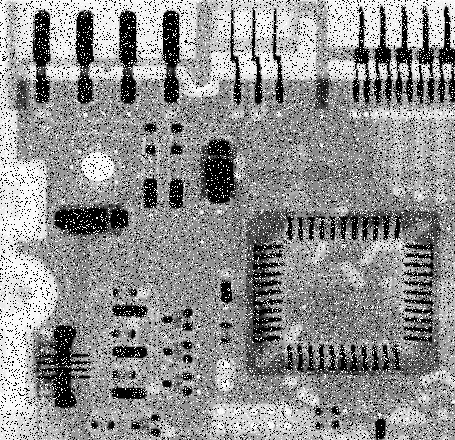
#> input picture Images/Filtro_PB_3/Fig0335.tif, 455 x 440 px, found by its file name
$ jupyter execute Filtro_PB_3.ipynb
#> lines starting #> are read from the running program, lines starting #| are printed output that depends on the picture
<a href="https://colab.research.google.com/github/JLMR-Code-Creator/Taller_VC_Codigo/blob/main/Filtro_PB_3.ipynb" target="_parent"></a>

[cell 1]
from google.colab import files
uploaded = files.upload()
#> the answer given: Fig0335.tif
for fn in uploaded.keys():
  print('Archivo "{name}" tamaño {length} bytes'.format(
      name=fn, length=len(uploaded[fn])))

[cell 2]
import numpy as np
import cv2 as cv
from matplotlib import pyplot as plt
from matplotlib.pyplot import figure

img_ruido = cv.imread('Fig0335.tif', cv.IMREAD_GRAYSCALE)
#> img_ruido is the input picture: shape (440, 455); min 0, max 255, mean 144.1

kernel_3x3 = np.ones((3,3), np.float32) / 9.0
#display(kernel_3x3)

[cell 3]
#from skimage.util import random_noise
#img_ruido = random_noise(img, mode='s&p')
#img_ruido = cv.normalize(img_ruido, None, 0, 255, cv.NORM_MINMAX, cv.CV_8U)

output3x3 = cv.filter2D(img_ruido, -1, kernel_3x3)
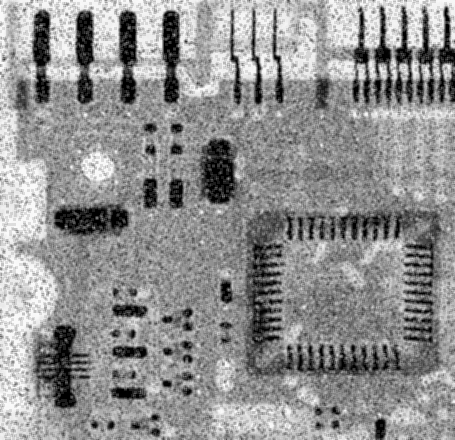
#> output3x3: shape (440, 455); min 0, max 253, mean 144
blurred = cv.GaussianBlur(img_ruido, (3, 3), cv.BORDER_DEFAULT)
mediana = cv.medianBlur(img_ruido, 3)
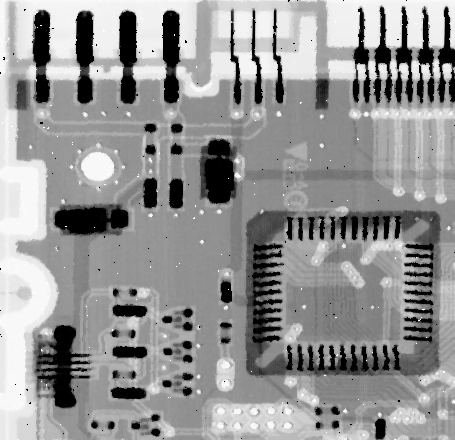
#> mediana: shape (440, 455); min 0, max 255, mean 148.2

figure(figsize=(10, 8), dpi=200)
plt.subplot(1,4,1),plt.imshow(img_ruido, cmap='gray'), plt.title('Imagen original')
plt.xticks([]), plt.yticks([])
plt.subplot(1,4,2),plt.imshow(output3x3, cmap='gray'), plt.title('Salida filtro 3x3')
plt.xticks([]), plt.yticks([])
plt.subplot(1,4,3),plt.imshow(blurred, cmap='gray'), plt.title('Salida filtro gaussiano')
plt.xticks([]), plt.yticks([])
plt.subplot(1,4,4),plt.imshow(mediana, cmap='gray'), plt.title('Salida filtro mediana')
plt.xticks([]), plt.yticks([])
plt.show()
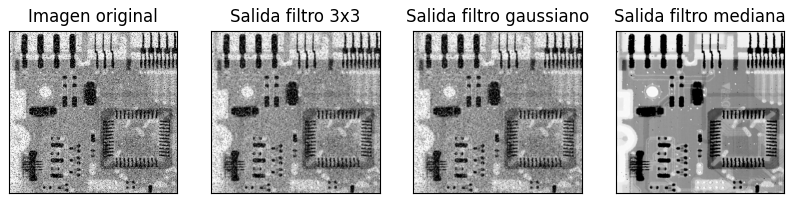
#> figure drawn by matplotlib, 4 panels
